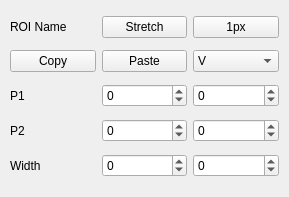
<?xml version="1.0" encoding="UTF-8"?>
<ui version="4.0">
 <class>RoiEditor</class>
 <widget class="QWidget" name="RoiEditor">
  <property name="geometry">
   <rect>
    <x>0</x>
    <y>0</y>
    <width>289</width>
    <height>197</height>
   </rect>
  </property>
  <property name="windowTitle">
   <string>Form</string>
  </property>
  <widget class="QWidget" name="gridLayoutWidget">
   <property name="geometry">
    <rect>
     <x>10</x>
     <y>10</y>
     <width>269</width>
     <height>176</height>
    </rect>
   </property>
   <layout class="QGridLayout" name="gridLayout">
    <item row="2" column="2">
     <widget class="QSpinBox" name="p1ySB">
      <property name="keyboardTracking">
       <bool>false</bool>
      </property>
      <property name="minimum">
       <number>-1000</number>
      </property>
      <property name="maximum">
       <number>1000</number>
      </property>
     </widget>
    </item>
    <item row="1" column="0">
     <widget class="QPushButton" name="copyButton">
      <property name="toolTip">
       <string>Copy ROI to clipboard</string>
      </property>
      <property name="text">
       <string>Copy</string>
      </property>
     </widget>
    </item>
    <item row="4" column="2">
     <widget class="QSpinBox" name="wySB">
      <property name="keyboardTracking">
       <bool>false</bool>
      </property>
      <property name="minimum">
       <number>-1000</number>
      </property>
      <property name="maximum">
       <number>1000</number>
      </property>
     </widget>
    </item>
    <item row="0" column="2">
     <widget class="QPushButton" name="pxButton">
      <property name="toolTip">
       <string>Make the ROI 1 Pixel  wide along the integration axis of the ROI</string>
      </property>
      <property name="text">
       <string>1px</string>
      </property>
     </widget>
    </item>
    <item row="4" column="1">
     <widget class="QSpinBox" name="wxSB">
      <property name="keyboardTracking">
       <bool>false</bool>
      </property>
      <property name="minimum">
       <number>-1000</number>
      </property>
      <property name="maximum">
       <number>1000</number>
      </property>
     </widget>
    </item>
    <item row="3" column="0">
     <widget class="QLabel" name="label">
      <property name="text">
       <string>P2</string>
      </property>
     </widget>
    </item>
    <item row="2" column="0">
     <widget class="QLabel" name="p1Label">
      <property name="text">
       <string>P1</string>
      </property>
     </widget>
    </item>
    <item row="2" column="1">
     <widget class="QSpinBox" name="p1xSB">
      <property name="keyboardTracking">
       <bool>false</bool>
      </property>
      <property name="minimum">
       <number>-1000</number>
      </property>
      <property name="maximum">
       <number>1000</number>
      </property>
     </widget>
    </item>
    <item row="4" column="0">
     <widget class="QLabel" name="widthLabel">
      <property name="text">
       <string>Width</string>
      </property>
     </widget>
    </item>
    <item row="3" column="1">
     <widget class="QSpinBox" name="p2xSB">
      <property name="keyboardTracking">
       <bool>false</bool>
      </property>
      <property name="minimum">
       <number>-1000</number>
      </property>
      <property name="maximum">
       <number>1000</number>
      </property>
     </widget>
    </item>
    <item row="3" column="2">
     <widget class="QSpinBox" name="p2ySB">
      <property name="keyboardTracking">
       <bool>false</bool>
      </property>
      <property name="minimum">
       <number>-1000</number>
      </property>
      <property name="maximum">
       <number>1000</number>
      </property>
     </widget>
    </item>
    <item row="1" column="2">
     <widget class="QComboBox" name="hvCombo">
      <property name="toolTip">
       <string>Select if ROI should take a vertical or horizontal slice</string>
      </property>
      <item>
       <property name="text">
        <string>V</string>
       </property>
      </item>
      <item>
       <property name="text">
        <string>H</string>
       </property>
      </item>
     </widget>
    </item>
    <item row="1" column="1">
     <widget class="QPushButton" name="pasteButton">
      <property name="toolTip">
       <string>Paste ROI from clipboard</string>
      </property>
      <property name="text">
       <string>Paste</string>
      </property>
     </widget>
    </item>
    <item row="0" column="1">
     <widget class="QPushButton" name="stretchButton">
      <property name="toolTip">
       <string>Stetch the ROI to fill the entire image perpendicular to the integration axis of the ROI</string>
      </property>
      <property name="text">
       <string>Stretch</string>
      </property>
     </widget>
    </item>
    <item row="0" column="0">
     <widget class="QLabel" name="roiNameLabel">
      <property name="text">
       <string>ROI Name</string>
      </property>
     </widget>
    </item>
   </layout>
  </widget>
 </widget>
 <tabstops>
  <tabstop>p1xSB</tabstop>
  <tabstop>p1ySB</tabstop>
  <tabstop>p2xSB</tabstop>
  <tabstop>p2ySB</tabstop>
  <tabstop>wxSB</tabstop>
  <tabstop>wySB</tabstop>
  <tabstop>stretchButton</tabstop>
  <tabstop>pxButton</tabstop>
  <tabstop>copyButton</tabstop>
  <tabstop>pasteButton</tabstop>
  <tabstop>hvCombo</tabstop>
 </tabstops>
 <resources/>
 <connections/>
</ui>
